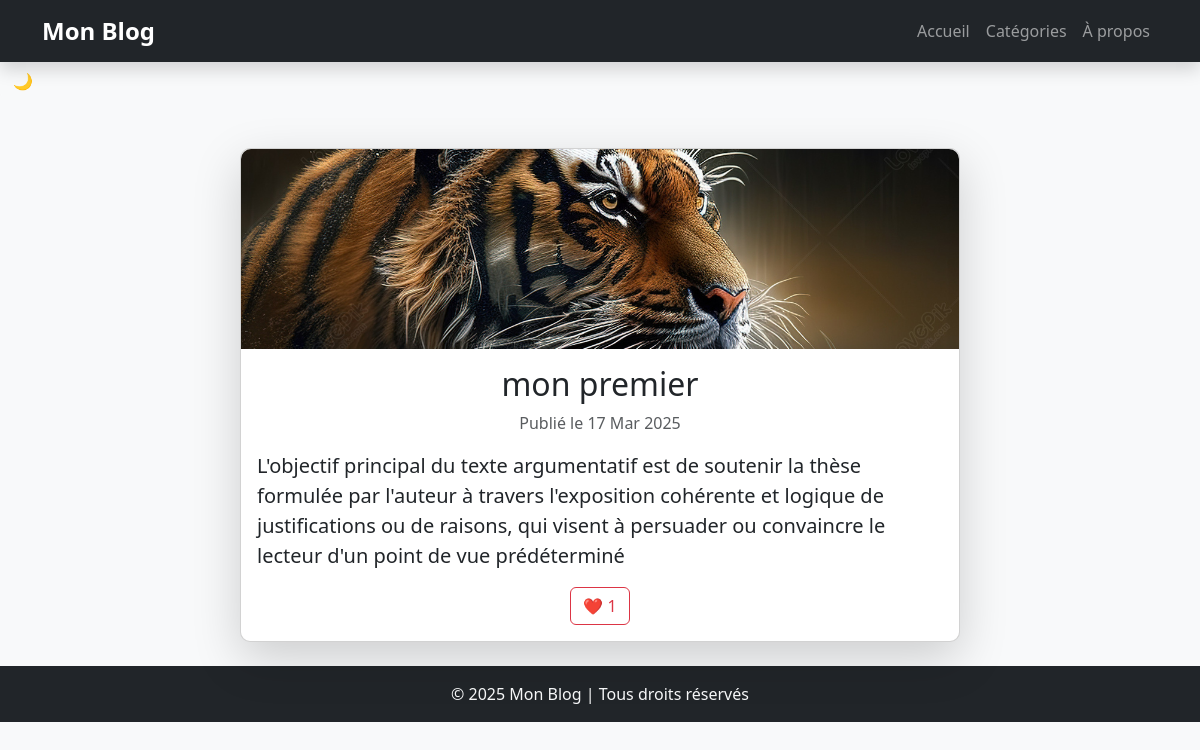
/article/6/, run on the app's committed database.
### blog/models.py (models this page shows, shortened)
class Article(models.Model):
    title = models.CharField(max_length=200)
    content = models.TextField()
    date_published = models.DateTimeField(auto_now_add=True)
    author = models.ForeignKey(User, on_delete=models.CASCADE)
    category = models.ForeignKey(Category, on_delete=models.SET_NULL, null=True, blank=True)
    image = models.ImageField(upload_to='articles/', null=True, blank=True)
    likes = models.ManyToManyField(User, related_name='liked_articles', blank=True)
    def total_likes(self):
        return self.likes.count()

### blog/views.py (the view)
# urls.py: path('article/<int:pk>/', ArticleDetailView.as_view(), name='article-detail'),
class ArticleDetailView(DetailView):
    model = Article
    template_name = 'blog/article_detail.html'

### blog/templates/blog/article_detail.html
{% extends 'blog/base.html' %}
{% block content %}
<div class="container mt-5">
    <div class="row justify-content-center">
        <div class="col-md-8">
            <div class="card shadow-lg">
                {% if article.image %}
                    <img src="{{ article.image.url }}" class="card-img-top" alt="{{ article.title }}">
                {% endif %}
                <div class="card-body">
                    <h2 class="card-title text-center">{{ article.title }}</h2>
                    <p class="text-muted text-center">Publié le {{ article.date_published|date:"d M Y" }}</p>
                    <p class="card-text lead">{{ article.content }}</p>
                    <div class="text-center">
                        <a href="{% url 'like-article' article.id %}" class="btn btn-outline-danger">
                            ❤️ {{ article.total_likes }}
                        </a>
                    </div>
                </div>
            </div>
        </div>
    </div>
</div>
{% endblock %}

### blog/static/css/style.css (style rules this page uses)
body { background-color: #f8f9fa; }
.card { border-radius: 10px; transition: transform 0.2s; }
.card img { border-top-left-radius: 10px; border-top-right-radius: 10px; height: 200px; object-fit: cover; }

### data on the page
Article: image (picture), title "mon premier", date_published "17 Mar 2025", content "L'objectif principal du texte argumentatif est de soutenir la thèse formulée par l'auteur à travers l'exposition cohérente et logique de justifications ou de raisons, qui visent à persuader ou convaincre le lecteur d'un point de vue prédéterminé", total_likes "1"
